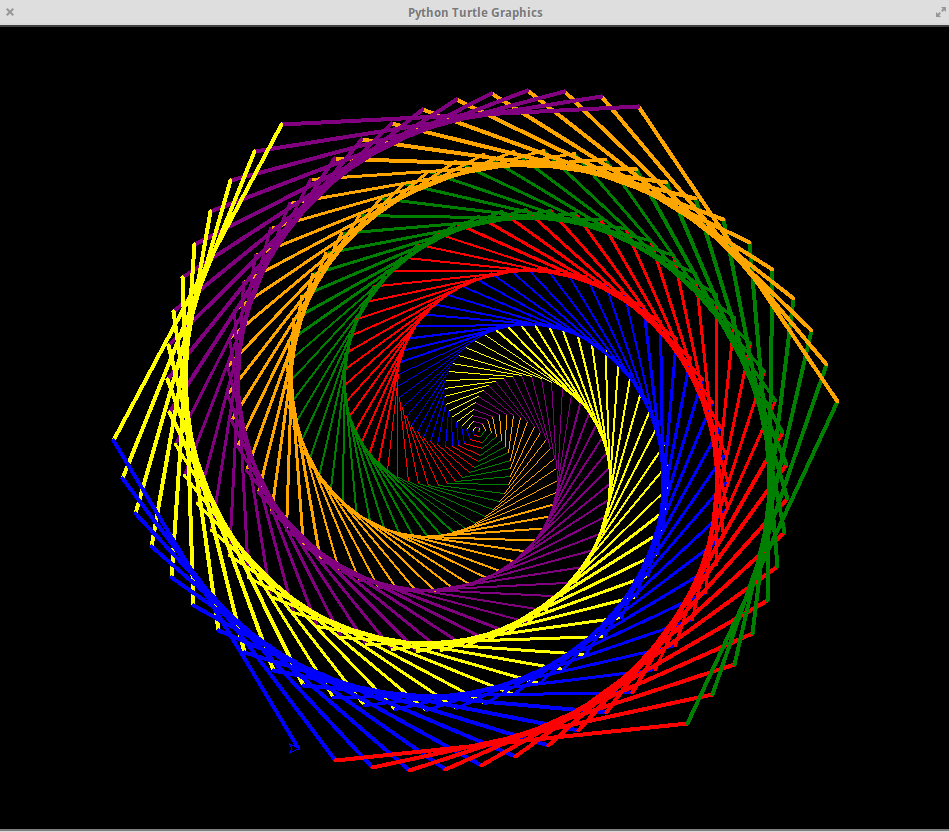

Source code (Python):
#!/usr/bin/env python

from turtle import Pen, bgcolor, pencolor, forward, left, width
from time import sleep

bgcolor("black") #set canvas background color
colors = ["red", "green", "orange", "purple", "yellow", "blue"]
canvas = Pen()

for num in xrange(360):
	canvas.pencolor(colors[num%6])
	canvas.width(num/100+1)
	canvas.forward(num) #so line length keeps increasing
	canvas.left(59) 
	
sleep(500) #so we have some time to admire the artwork, before it closes automatically
